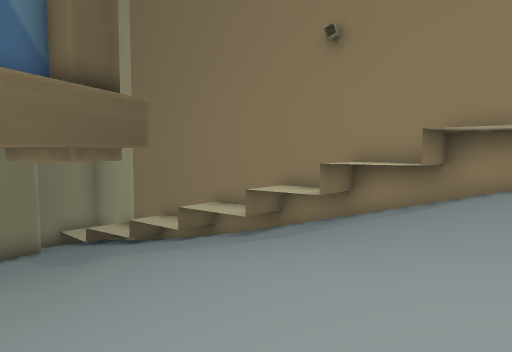
view 1 (above)

16 first-person views from a walk through a scene from a Unity 3-D project. The camera is 1.5 m above the floor, tilts 4° down and sees 70° across. The floor is counted in squares, 2 m on a side. Each view is taken from the middle of a square. On the plan, view 1 faces up. The plan holds only what a view shows up to about 11 squares ahead; the rest is blank. The place goes on beyond the plan. The player character is not drawn. Some animated figures are not drawn.

view 2
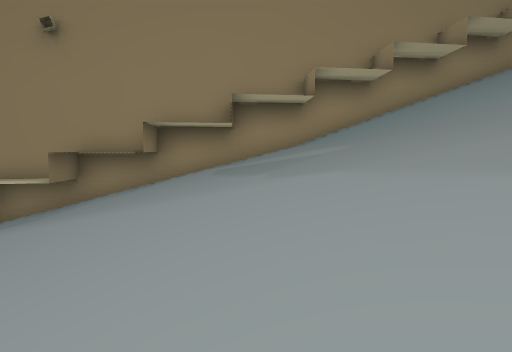

view 3
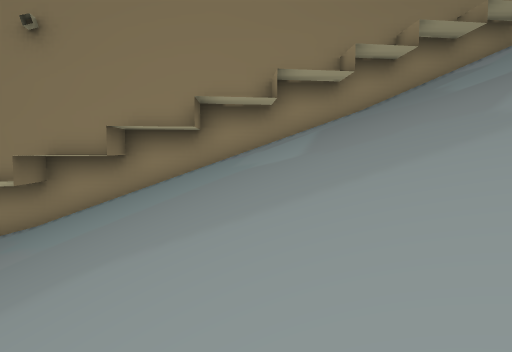

view 4
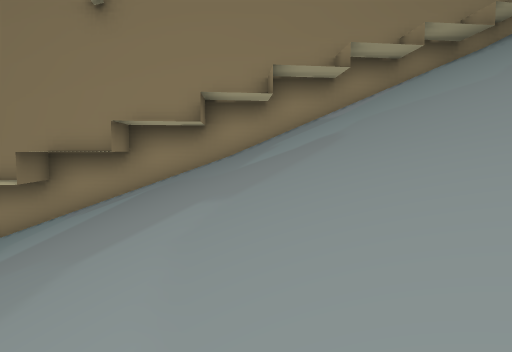

view 5
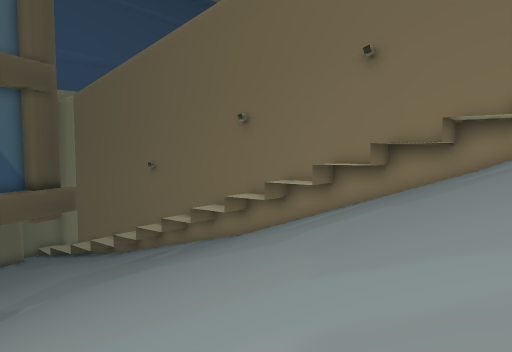

view 6
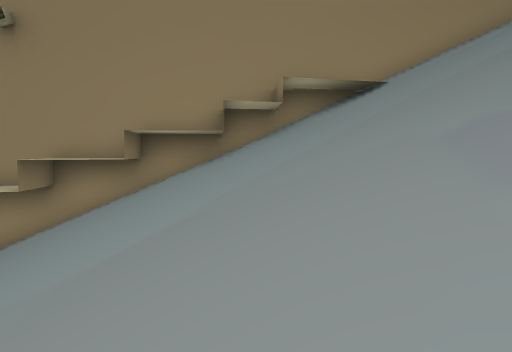

view 7
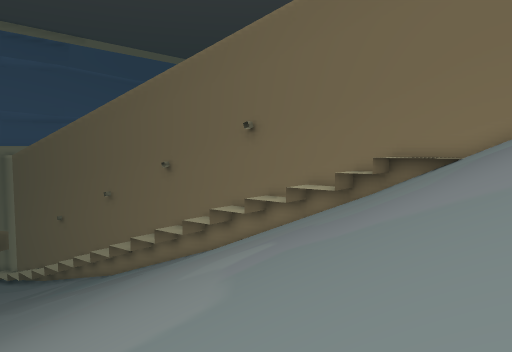

view 8
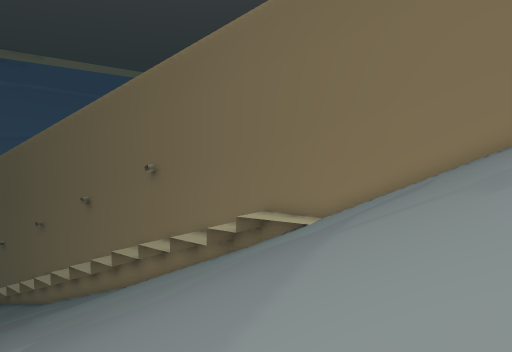

view 9
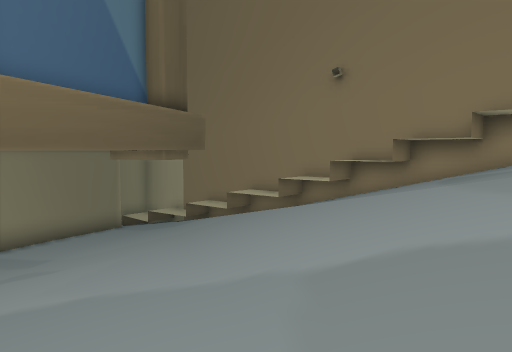

view 10
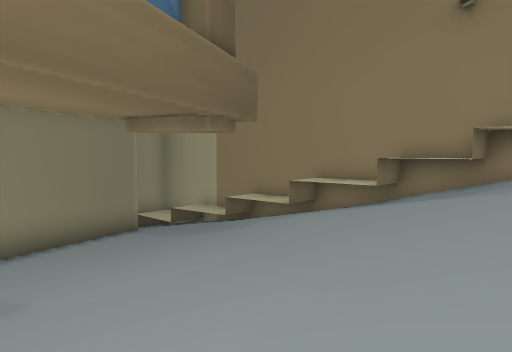

view 11
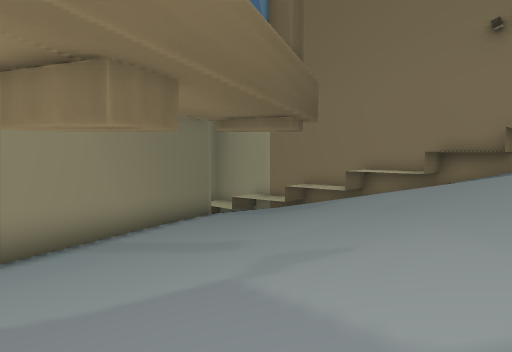

view 12
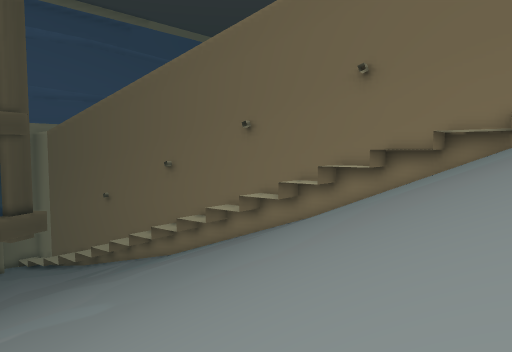

view 13
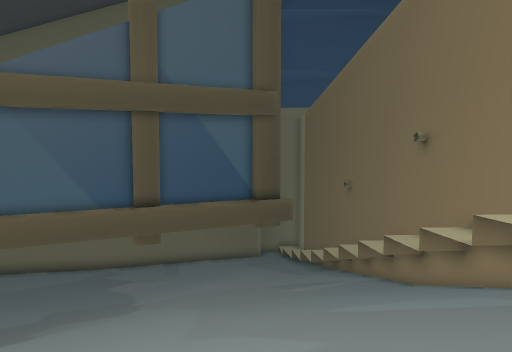

view 14
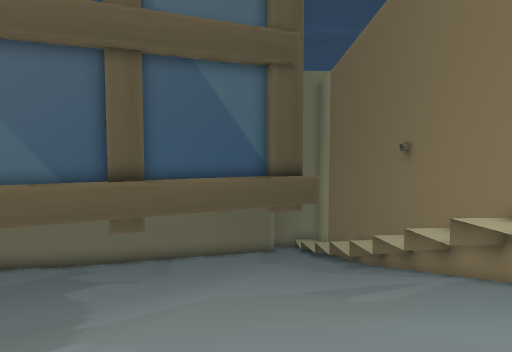

view 15
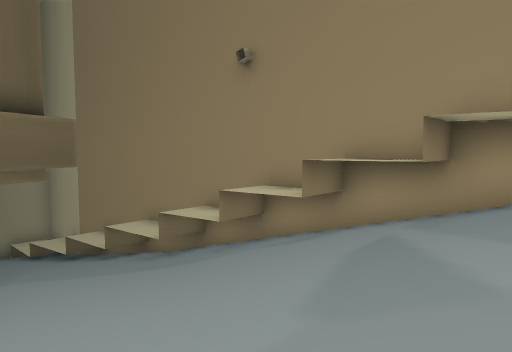

view 16
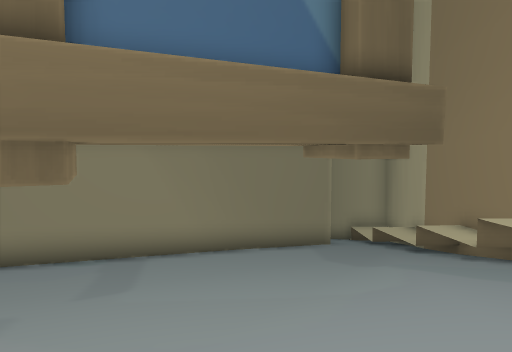

### Floor plan
Key: @ floor where view 1 was taken; # wall or solid block; x gap in a wall; . main floor; : floor 0.75 m higher than the main floor; - floor 0.75 m lower than the main floor; _ floor 1.5 m lower than the main floor; + floor 1.75 m higher than the main floor; * floor 2.5 m higher than the main floor; % floor 3.25 m higher than the main floor; & floor 4 m higher than the main floor; / step, stairs or slope; = window, fence, low wall or low ledge; ^ raised ledge.
Columns run from 9 left of view 1 to 23 right of it. Each row starts with its distance up from view 1.
 11   /__-^^#
 10   /_--.#^^^
  9   /--...^x##
  8  /---...::###
  7  /--../::+//##
  6  /-...//++//%/##
  5 /-....:/++*/////#
  4 /....:://**//////#
  3 /....:+//%%///////##
  2  ...::+///%/////////#
  1   ..:+++///&/////////##
  0   .::+++/@/&///////////#
 -1     +++*////////////////##
 -2     ++**%////////////////#^
 -3        %%////////////////=##
 -4         %/////////////////=##
 -5         %//////////////////=###
 -6             ///////////////////##
 -7               //////////////////#
 -8                //////////////////
 -9                 /////////////////
-10                 /////////////////
-11                   ///////////////
-12                    /////////////
-13                     ///////////
-14                     /  ////////
-15                         //  //
-16                         /   /

Positions as (right, up) in squares from view 1, and headings:
1: (0, 0), facing up
2: (-1, -1), facing up-right
3: (4, -5), facing up-right
4: (7, -7), facing up-right
5: (7, -10), facing up
6: (13, -10), facing up-right
7: (15, -16), facing up
8: (19, -16), facing up
9: (-1, -4), facing up
10: (-3, 0), facing up
11: (-5, -2), facing up
12: (11, -14), facing up
13: (11, -7), facing up-left
14: (7, -4), facing up-left
15: (2, 0), facing up
16: (0, 1), facing up-left
